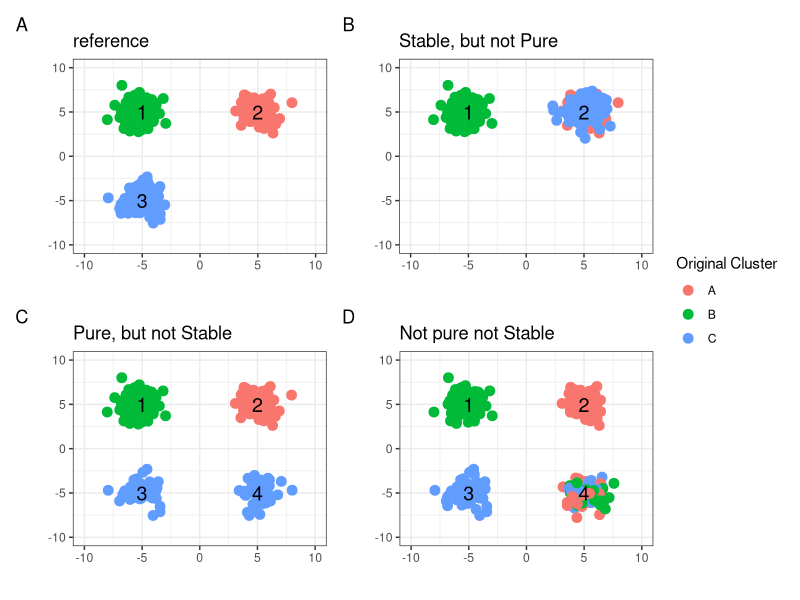

The R source for this figure:
## ---- chunk 1
library(tidyverse)
library(patchwork)
n =100
df <- bind_rows(
    tibble(x= rnorm(n, 5), y=rnorm(n, 5), clustering_1 = 'A'),
    tibble(x= rnorm(n, -5), y=rnorm(n, 5), clustering_1 = 'B'),
    tibble(x= rnorm(n, -5), y=rnorm(n, -5), clustering_1 = 'C')

)

lab_df = tibble(x =c(-5,5, -5, 5), y=c(5, 5, -5, -5), lab = c('1', '2', '3', '4'))
main_clu <- ggplot(df) + 
    geom_point(aes(x=x, y=y, color=clustering_1), size = 3) + 
    geom_text(data =lab_df[1:3,], aes(x=x, y=y, label = lab), size = 5)+
    xlab('')+
    ylab('')+
    ggtitle('reference')+
    theme_minimal()

merge_df <- df
merge_df[merge_df$clustering_1 == 'C',]$x <- rnorm(n, 5)
merge_df[merge_df$clustering_1 == 'C',]$y <- rnorm(n, 5)

merge_clu <- ggplot() + 
    geom_point( data = merge_df, aes(x=x, y=y, color=clustering_1), size = 3) + 
    geom_text(data =lab_df[1:2,], aes(x=x, y=y, label = lab), size = 5)+
    xlab('')+
    ylab('')+
    ggtitle('Stable, but not Pure')+
    theme_minimal()


split_df <- df 
split_df$x[251:300] <- rnorm(50, 5)
split_df$y[251:300] <- rnorm(50, -5)
split_df$clustering_2A <- c(rep('1', 100),rep('2', 100), rep('3', 50), rep('4', 50) )
split_clu <- ggplot(split_df) + 
    geom_point(aes(x=x, y=y, color=clustering_1), size = 3) + 
    geom_text(data =lab_df, aes(x=x, y=y, label = lab), size = 5)+
    xlab('')+
    ylab('')+
    ggtitle('Pure, but not Stable')+
    theme_minimal()


prom_df <-df[c(1:74, 100:174,200:275),  ] %>% 
    mutate(clustering_2B =c(rep('1', 75),rep('2', 75), rep('3', 75) ) )
prom_df <- bind_rows(prom_df, 
                     tibble(x=rnorm(75, 5), y= rnorm(75, -5),
                     clustering_1 = sample(c('A','B','C'), 75,  replace = T), clustering_2B = '4' )
                    )
prom_clu <- ggplot(prom_df) + 
    geom_point(aes(x=x, y=y, color=clustering_1), size = 3) + 
    geom_text(data =lab_df, aes(x=x, y=y, label = lab), size = 5)+
    xlab('')+
    ylab('')+
    ggtitle('Not pure not Stable')+
    theme_minimal()
## ---- chunk 2
(main_clu + merge_clu) / ( split_clu | prom_clu) +plot_layout(guides='collect' ) & plot_annotation(tag_levels = 'A') & theme_bw() & 
    #geom_vline(xintercept = 0)& geom_hline(yintercept = 0) & 
    xlim(c(-10, 10)) & ylim(c(-10,10))  & guides(color = guide_legend(title = 'Original Cluster'))


